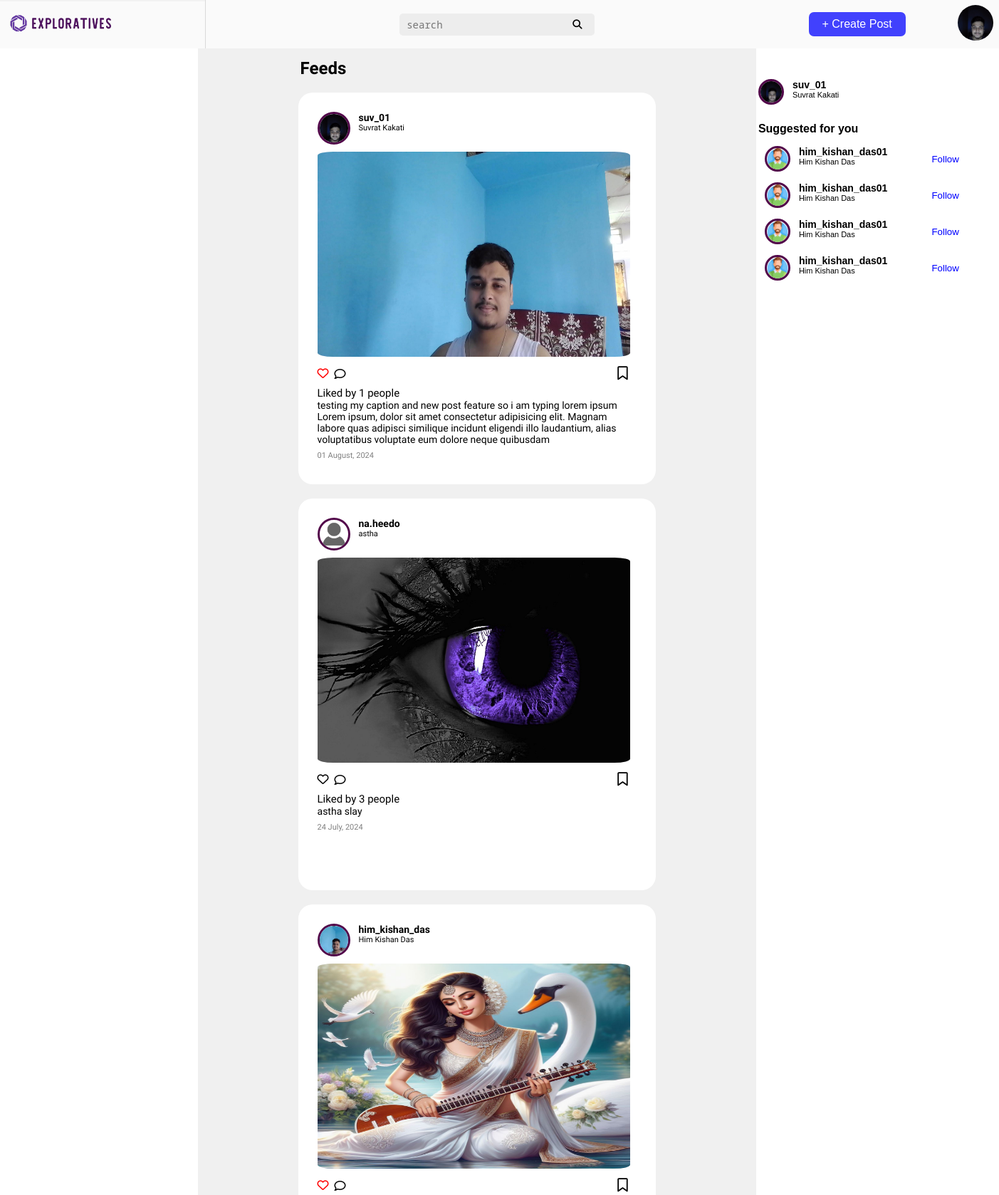
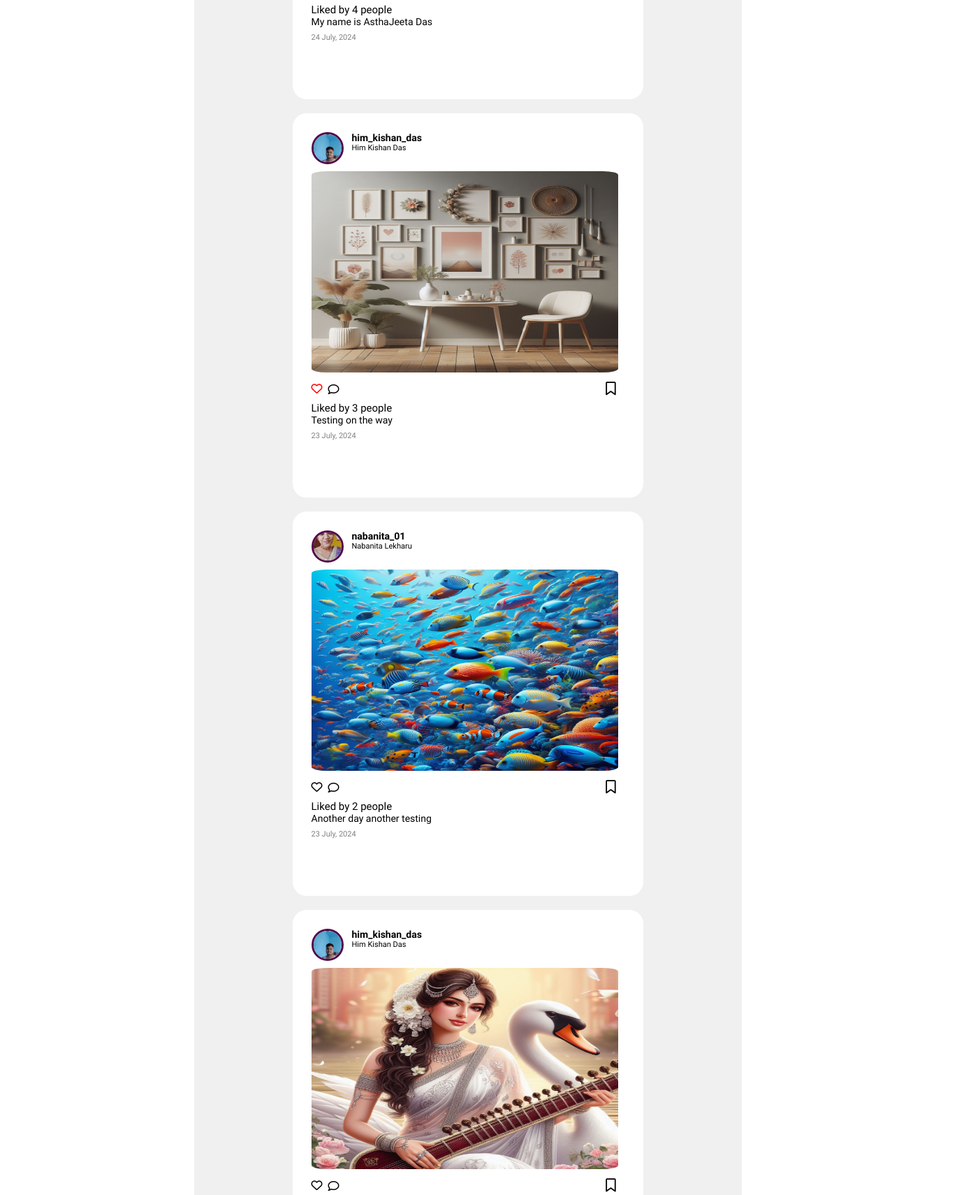
The app's page /home/ (signed in, upper part) with its own data (2 pictures, top to bottom).
### ExploreContents/models.py (models this page shows, shortened)
class CustomUser(AbstractBaseUser, PermissionsMixin):
    username = models.CharField(max_length=255, unique=True)
    name = models.CharField(max_length=255)
    email = models.EmailField(max_length=254, unique=True)
    profile_picture = models.ImageField(upload_to='profilePic', null=True, blank=True, default='static/profilePic/default.png')
    user_bio = models.TextField(null=True, blank=True)
    is_active = models.BooleanField(default=True)
    is_staff = models.BooleanField(default=False)
    groups = models.ManyToManyField(
        'auth.Group',
        related_name='customuser_set',  # Custom related_name to avoid clashes
        blank=True
    )
    user_permissions = models.ManyToManyField(
        'auth.Permission',
        related_name='customuser_set',  # Custom related_name to avoid clashes
        blank=True
    )
    objects = CustomUserManager()
    USERNAME_FIELD = 'username'
    REQUIRED_FIELDS = ['email', 'name']

class Post(models.Model):
    user = models.ForeignKey(CustomUser, on_delete=models.CASCADE)  # No default value required
    post_caption = models.TextField()
    post_timestamp = models.DateField(auto_now=True)
    post_image = models.ImageField(upload_to='post')

### ExploreContents/views.py (the view)
# urls.py: 2. Add a URL to urlpatterns:  path('', views.home, name='home')
@login_required
def home(request):
    posts = Post.objects.select_related('user').all()
    liked_post_ids = Likes.objects.filter(user=request.user).values_list('post_id', flat=True)
    for post in posts:
        post.total_likes = Likes.objects.filter(post=post).count()
        post.liked_by = Likes.objects.filter(post=post).select_related('user')
    context = {'posts': posts, 'liked_post_ids': liked_post_ids}
    return render(request, 'index.html', context)

### ExploreContents/templates/index.html (shortened to what this page needs)
{% load static %}
<!DOCTYPE html>
<html lang="en">
<head>
    <link rel="stylesheet" href="{% static 'header.css' %}">
    <link rel="stylesheet" href="{% static "index.css" %}">
    <link rel="stylesheet" href="{% static "left-navigation.css" %}">
    <link rel="stylesheet" href="{% static "right-menu.css" %}">
</head>
<body>
    <div class="container">
        <div id="header">
            {% include 'header.html' %}
        </div>
        <div id="left-sidebar">
        </div>
        <div id="feeds">
            <div class="feeds-title">
                <h2>Feeds</h2>
            </div>
            {% include "feeds.html" %}
        </div>
        <div id="right-sidebar">
            {% include "right-menu.html" %}
        </div>
    </div>
</body>
</html>

### ExploreContents/templates/header.html (shortened to what this page needs)
{% load static %}
<header>
  <div class="first-header">
    <img src="{% static 'logo-png.png' %}" alt="logo" id="logo" />
  </div>
  <div class="middle-header">
    <form action="/search/" method="get" class="search-bar">
      <input type="text" placeholder="search" name="search" id="search-text" />
      <button id="search-btn">
        <i class="fa-solid fa-magnifying-glass"></i>
      </button>
    </form>
  </div>
  <div class="right-header">
    <button class="create-post-btn" id="myBtn">+ Create Post</button>
    <div class="dropdown nav-link">
        <button class="dropbtn" onclick="dropDown()">
            <img class="nav_profile" src="{{ request.user.profile_picture.url }}">
        </button>
    </div>
  </div>
</header>

### ExploreContents/templates/feeds.html (shortened to what this page needs)
{% load static %} {% block content %} {% for post in posts reversed %}
<div class="feeds-container">
  <div class="sub-container1">
    <div class="sub-container1-profile">
      <div class="profile-pic">
        <img
          src="{{ post.user.profile_picture.url }}"
          class="profile-img"
          alt="logo"
        />
      </div>
      <div class="sub-profile">
        <a href="{% url 'profile' post.user.get_username %}">
          <h4 class="profile-username">{{ post.user.get_username }}</h4>
        </a>
        <p class="profile-name">{{ post.user.name }}</p>
      </div>
    </div>
  </div>
  <img
    src="{{ post.post_image.url }}"
    alt="kitten-photo"
    class="feeds-picture"
  />
  <div class="sub-container2">
    <div class="likes-comment-section">
      <form action="/like-btn/" method="post">
        {% if post.id in liked_post_ids %}
        <button
          type="submit"
          style="background: none; border: none; margin-right: 8px"
        >
          <i class="fa-regular fa-heart" style="color: red"></i>
        </button>
        {% else %}
        <button
          type="submit"
          style="background: none; border: none; margin-right: 8px"
        >
          <i class="fa-regular fa-heart"></i>
        </button>
        {% endif %}
      </form>
      <button
        type="submit"
        id="openModalBtn{{ post.id }}"
        onclick="loadComments({{ post.id }})"
        style="background: none; border: none; margin-right: 8px"
      >
        <i class="fa-regular fa-comment"></i>
      </button>
    </div>
    <div class="save">
      <i class="fa-regular fa-bookmark"></i>
    </div>
  </div>
  <div class="likes-view">
    <p>
      Liked by
      <a href="#" id="likes-link-{{ post.id }}"
        >{{ post.total_likes }} people</a
      >
    </p>
  </div>
  <div class="caption">{{ post.post_caption }}</div>
  <div class="date">
    <p>{{ post.post_timestamp|date:"d F, Y" }}</p>
  </div>
</div>
{% endfor %} {% endblock %}

### ExploreContents/templates/right-menu.html
{% load static %}
<div class="right-menuContainer">
    <div class="profile">
        <div class="right-profile">
            <img src="{{ request.user.profile_picture.url }}" class="right-sidebar-profile-img" alt="logo">
        </div>
        <div class="sub-profile">
            <h4 class="profile-username">{{ request.user.username }}</h4>
            <p class="profile-name">{{ request.user.name }}</p>
        </div>
    </div>
    <div class="suggestions">
        <h4 class="suggest-heading">Suggested for you</h4>
        <div class="suggested-profiles">
            <div class="profile">
                <div class="right-profile">
                    <img src="{% static "man.png" %}" class="right-sidebar-profile-img" alt="logo">
                </div>
                <div class="sub-profile">
                    <h4 class="profile-username">him_kishan_das01</h4>
                    <p class="profile-name">Him Kishan Das</p>
                </div>
            </div>
            <button id="follow-btn">Follow</button>
        </div>
        <div class="suggested-profiles">
            <div class="profile">
                <div class="right-profile">
                    <img src="{% static "man.png" %}" class="right-sidebar-profile-img" alt="logo">
                </div>
                <div class="sub-profile">
                    <h4 class="profile-username">him_kishan_das01</h4>
                    <p class="profile-name">Him Kishan Das</p>
                </div>
            </div>
            <button id="follow-btn">Follow</button>
        </div>
        <div class="suggested-profiles">
            <div class="profile">
                <div class="right-profile">
                    <img src="{% static "man.png" %}" class="right-sidebar-profile-img" alt="logo">
                </div>
                <div class="sub-profile">
                    <h4 class="profile-username">him_kishan_das01</h4>
                    <p class="profile-name">Him Kishan Das</p>
                </div>
            </div>
            <button id="follow-btn">Follow</button>
        </div>
        <div class="suggested-profiles">
            <div class="profile">
                <div class="right-profile">
                    <img src="{% static "man.png" %}" class="right-sidebar-profile-img" alt="logo">
                </div>
                <div class="sub-profile">
                    <h4 class="profile-username">him_kishan_das01</h4>
                    <p class="profile-name">Him Kishan Das</p>
                </div>
            </div>
            <button id="follow-btn">Follow</button>
        </div>
    </div>
</div>

### ExploreContents/static/header.css (style rules this page uses)
* { margin: 0; padding: 0; }
body { background-color: rgb(255, 255, 255); }
header { display: flex; align-items: center; background-color: rgb(250, 250, 250) ; border: solid 0px 0px 2px 0px; padding: 0; }
.first-header { width: 40%; }
#logo { display: flex; align-items: center; height: 68px; }
.search-bar { display: flex; }
#search-text { font-size: 14px; font-family: "Noto Sans Mono", monospace; font-optical-sizing: auto; font-optical-sizing: auto; font-style: normal; color: grey; padding:6px 10px; border: none; border-radius: 5px 0px 0px 5px; outline: none; width: 100%; background-color: rgb(237, 237, 237); }
#search-btn { border: none; background-color: rgb(237, 237, 237); padding: 0 17px; border-radius: 0px 5px 5px 0px; cursor: pointer; }
.right-header { display: flex; align-items: center; justify-content: flex-end; width: 40%; margin: 0px -15% 0 0; }
.create-post-btn { background-color: rgb(65, 65, 253); border: none; color: white; font-size: 16px; padding: 8px 12px; border-radius: 7px; margin: 0 10%; width: 8.5rem; }
.dropbtn { width: 50px; height: 50px; overflow: hidden; border-radius: 50%; margin-left: 35% }
.nav_profile { width: 100%; height: 100%; object-fit: cover; object-position: center; }
.dropdown { float: left; overflow: hidden; }
.dropdown .dropbtn { font-size: 17px; border: none; outline: none; color: rgb(227, 227, 227); background-color: inherit; }
.nav-link { font-size: 17.5px; font-family: Arial, Helvetica, sans-serif; padding-right: 18px; text-decoration: none; }

### ExploreContents/static/index.css (style rules this page uses)
body { font-family: Arial, Helvetica, sans-serif; }
#header { grid-area: navBar; }
.container { display: grid; grid-template-areas: 'navBar navBar navBar'; }
#left-sidebar { height: 100vh; width: 18rem; border-right: 1px solid rgb(217 217 217); padding-top: 3%; position: fixed; top: -6.28%; }
#feeds { width: 49rem; background-color: rgb(240, 240, 240); font-family: "Reddit Sans", sans-serif; font-optical-sizing: auto; font-style: normal; position: relative; left: 33%; }
.feeds-title { width: 31rem; margin: 14px auto; }
.feeds-container { background-color: rgb(255, 255, 255); padding: 27px ; width: 28rem; margin: 20px auto; border-radius: 20px; height: 31rem; }
.sub-container1-profile { display: flex; }
.sub-profile { margin: 0 12px; }
.profile-username { font-size: 14px; }
.profile-name { font-size: 11px; }
.profile-pic { width: 40px; height: 40px; overflow: hidden; border-radius: 50%; border: 3px solid rgb(82, 7, 74); }
.profile-img { width: 100%; height: 100%; object-fit: cover; object-position: center; }
.feeds-picture { padding: 10px 0px; width: 98%; height: 18rem; border-radius: 5%; }
.sub-container2 { display: flex; justify-content: space-between; margin-bottom: 8px; }
.likes-comment-section { display: flex; flex-direction: row; }
.fa-regular { font-size: larger; }
.save { padding-right: 12px; }
.likes-view { font-size: 15px; font-weight: 500; }
.caption { font-size: 14px; }
.date { color: grey; font-size: 11px; padding: 8px 0; }
#right-sidebar { width: 28rem; padding: 43px 0px; position: relative; left: 36%; }

### ExploreContents/static/left-navigation.css (style rules this page uses)
a:link, a:visited, a:hover, a:active { text-decoration: none; color: black; }

### ExploreContents/static/right-menu.css (style rules this page uses)
.right-menuContainer { padding-left: 3vw; }
.suggestions { margin: 25px 0px; }
.suggested-profiles { display: flex; width: 88%; margin: 15px 9px; }
.profile { display: flex; margin-right: 50px; }
.right-profile { width: 30px; height: 30px; overflow: hidden; border-radius: 50%; border: 3px solid rgb(82, 7, 74); }
.right-sidebar-profile-img { width: 100%; height: 100%; object-fit: cover; object-position: center; }
.sub-profile { margin: 0 12px; }
.profile-username { font-size: 14px; }
.profile-name { font-size: 11px; }
#follow-btn { border: none; color: blue; font-weight: 400; background-color: transparent; }

### records on screen
CustomUser: user.profile_picture (picture), user.username "suv_01", user.name "Suvrat Kakati"
Post: user.profile_picture (picture), user.get_username "suv_01", user.name "Suvrat Kakati", post_image (picture), total_likes "1", post_caption "testing my caption and new post feature so i am typing lorem ipsum Lorem ipsum, dolor sit amet consectetur adipisicing elit. Magnam labore quas adipisci similique incidunt eligendi illo laudantium, alias voluptatibus voluptate eum dolore neque quibusdam", post_timestamp "01 August, 2024"
Post: user.profile_picture (placeholder picture), user.get_username "na.heedo", user.name "astha", post_image (picture), total_likes "3", post_caption "astha slay", post_timestamp "24 July, 2024"
Post: user.profile_picture (picture), user.get_username "him_kishan_das", user.name "Him Kishan Das", post_image (picture), total_likes "4", post_caption "My name is AsthaJeeta Das", post_timestamp "24 July, 2024"
Post: user.profile_picture (picture), user.get_username "him_kishan_das", user.name "Him Kishan Das", post_image (picture), total_likes "3", post_caption "Testing on the way", post_timestamp "23 July, 2024"
Post: user.profile_picture (picture), user.get_username "nabanita_01", user.name "Nabanita Lekharu", post_image (picture), total_likes "2", post_caption "Another day another testing", post_timestamp "23 July, 2024"
Post: user.profile_picture (picture), user.get_username "him_kishan_das", user.name "Him Kishan Das", post_image (picture)
